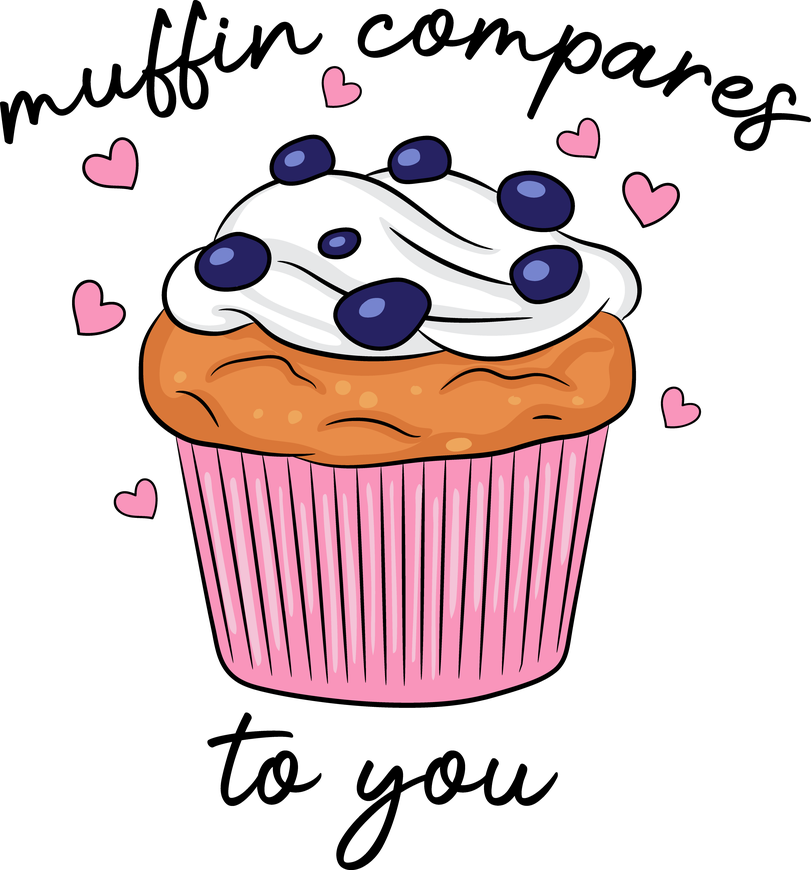
#> input picture assets/cupcake.png, 811 x 870 px, shrunk from 3353 x 3600 before the run
$ python black_only.py --in assets --out out
#> lines starting #> are read from the running program, lines starting #| are printed output that depends on the picture
import os
import argparse
from PIL import Image

def process_png(in_path: str, out_path: str, threshold: int) -> None:
    """
    Keep only black (or near-black if threshold > 0) pixels; everything else becomes transparent.
    threshold:
      - 0  => only exact #000000
      - >0 => keep pixels where R,G,B <= threshold
    """
#> called with in_path = 'assets/cupcake.png', out_path = 'out/./cupcake_Black.png', threshold = 0
    im = Image.open(in_path).convert("RGBA")
#> im is the input picture: PIL image 811x870 RGBA; mean R, G, B, A 63.1, 45.5, 46.9, 92.1
    pixels = im.load()
    w, h = im.size
#> w = 811; h = 870

    for y in range(h):
        for x in range(w):
            r, g, b, a = pixels[x, y]

            # Ignore fully transparent pixels already
            if a == 0:
                continue

            is_black = (r == 0 and g == 0 and b == 0) if threshold == 0 else (r <= threshold and g <= threshold and b <= threshold)

            if is_black:
                # Force pure black, fully opaque
                pixels[x, y] = (0, 0, 0, 255)
            else:
                # Transparent
                pixels[x, y] = (0, 0, 0, 0)

    os.makedirs(os.path.dirname(out_path), exist_ok=True)
    im.save(out_path, "PNG")
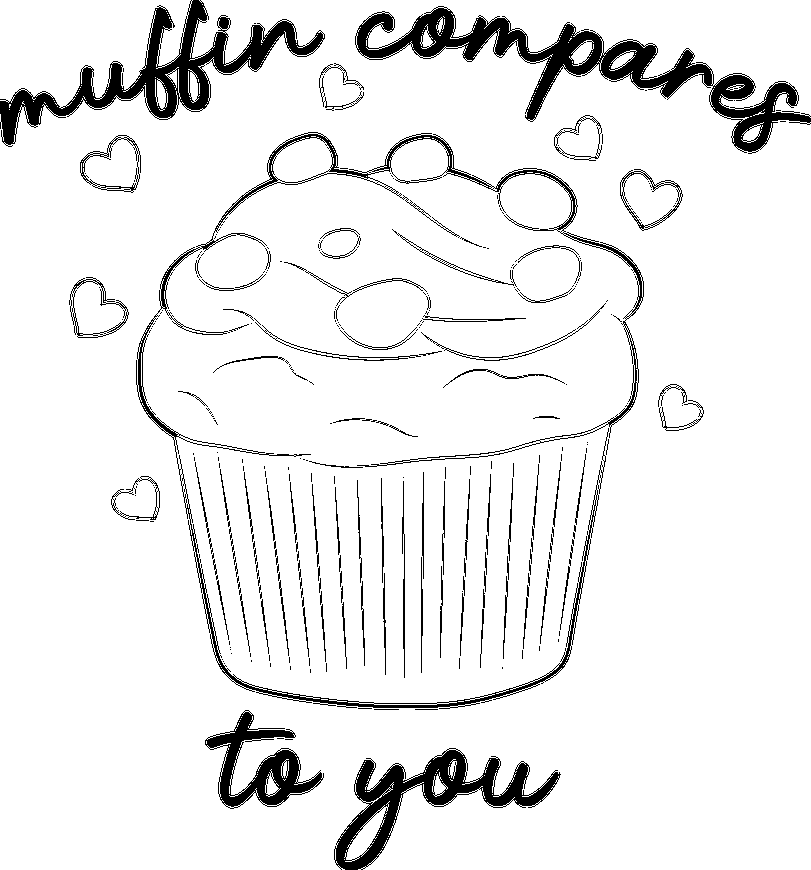
#> saved as cupcake_Black.png: PIL image 811x870 RGBA; mean R, G, B, A 0, 0, 0, 19.9; transparent parts drawn white

def main():
    parser = argparse.ArgumentParser()
    parser.add_argument("--in", dest="in_dir", required=True, help="Input folder containing PNGs")
    parser.add_argument("--out", dest="out_dir", required=True, help="Output folder")
    parser.add_argument("--threshold", type=int, default=0, help="0 = exact black only; higher keeps near-black too (e.g. 20)")
    args = parser.parse_args()

    in_dir = os.path.abspath(args.in_dir)
    out_dir = os.path.abspath(args.out_dir)

    if not os.path.isdir(in_dir):
        raise SystemExit(f"Input folder not found: {in_dir}")

    for root, _, files in os.walk(in_dir):
        for name in files:
            if not name.lower().endswith(".png"):
                continue

            in_path = os.path.join(root, name)
            rel_dir = os.path.relpath(root, in_dir)

            base, ext = os.path.splitext(name)
            out_name = f"{base}_Black{ext}"

            out_path = os.path.join(out_dir, rel_dir, out_name)
            process_png(in_path, out_path, args.threshold)

    print(f"Done. Wrote results to: {out_dir}")

if __name__ == "__main__":
    main()
